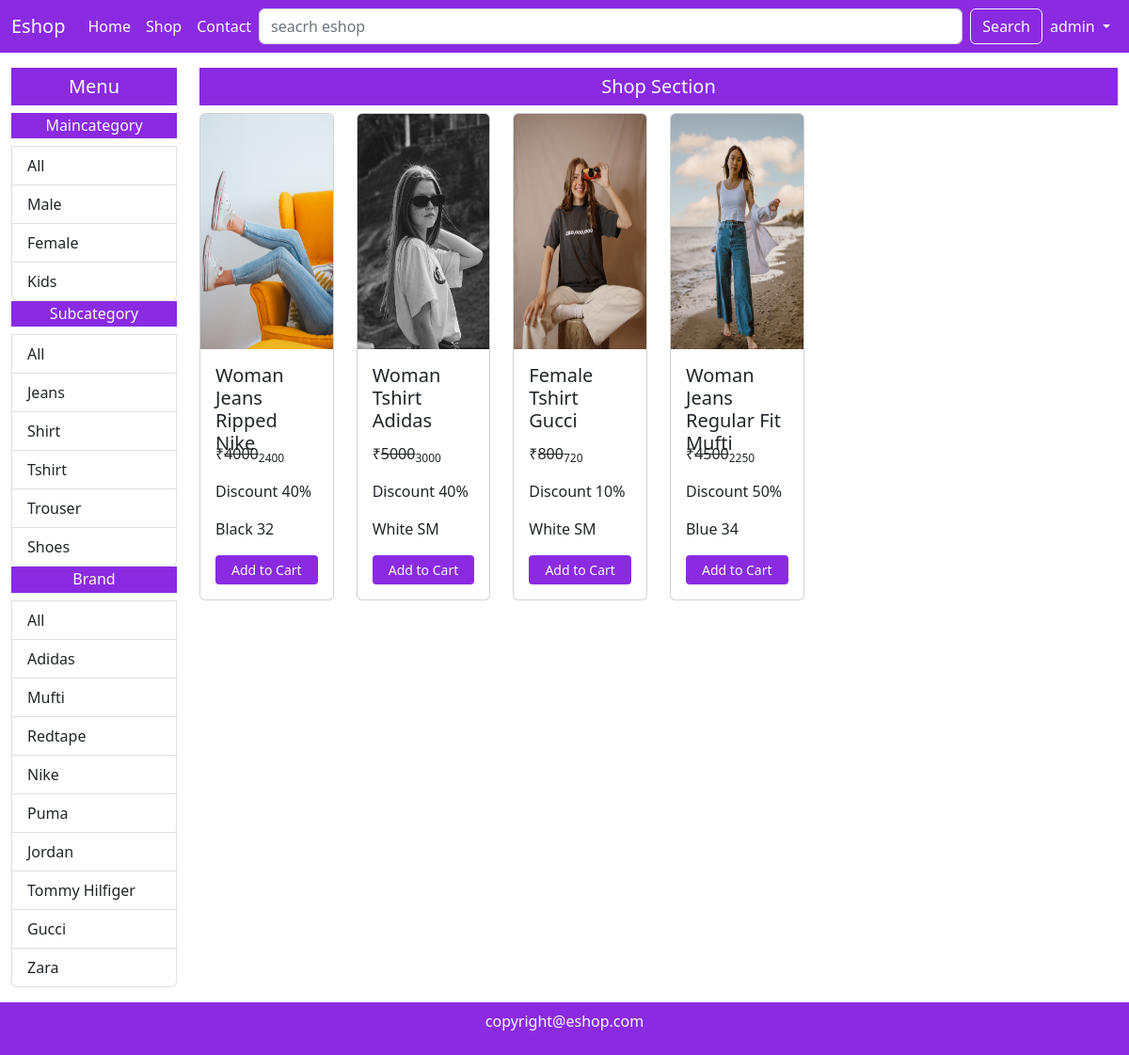
Screenshot of /shop/Female/All/All/ (signed in) with the database file from the repository.
### mainApp/models.py (models this page shows, shortened)
class Maincategory(models.Model):
    id = models.AutoField(primary_key=True)
    name = models.CharField(max_length=20)

class Subcategory(models.Model):
    id = models.AutoField(primary_key=True)
    name = models.CharField(max_length=20)

class Brand(models.Model):
    id = models.AutoField(primary_key=True)
    name = models.CharField(max_length=20)

class Product(models.Model):
    id = models.AutoField(primary_key=True)
    name = models.CharField(max_length=50)
    maincategory = models.ForeignKey(Maincategory,on_delete=models.CASCADE)
    subcategory = models.ForeignKey(Subcategory,on_delete=models.CASCADE)
    brand = models.ForeignKey(Brand,on_delete=models.CASCADE)
    color = models.CharField(max_length=20)
    size = models.CharField(max_length=20)
    stock = models.CharField(max_length=20,default="In Stock",null=True,blank=True)
    description = models.TextField()
    baseprice = models.IntegerField()
    discount = models.IntegerField(default=0,null=True,blank=True)
    finalprice = models.IntegerField()
    pic1 = models.ImageField(upload_to="uploads",default="",null=True,blank=True)
    pic2 = models.ImageField(upload_to="uploads",default="",null=True,blank=True)
    pic3 = models.ImageField(upload_to="uploads",default="",null=True,blank=True)
    pic4 = models.ImageField(upload_to="uploads",default="",null=True,blank=True)

### mainApp/views.py (the view)
# urls.py: path('shop/<str:mc>/<str:sc>/<str:br>/',views.shop),
def shop(Request,mc,sc,br):
    if(mc=='All' and sc=='All' and br=='All'):
        data = Product.objects.all().order_by('id').reverse()
    elif(mc!='All' and sc=='All' and br=='All'):
        data = Product.objects.filter(maincategory=Maincategory.objects.get(name=mc)).order_by('id').reverse()
    elif(mc=='All' and sc!='All' and br=='All'):
        data = Product.objects.filter(subcategory=Subcategory.objects.get(name=sc)).order_by('id').reverse()
    elif(mc=='All' and sc=='All' and br!='All'):
        data = Product.objects.filter(brand=Brand.objects.get(name=br)).order_by('id').reverse()
    elif(mc!='All' and sc!='All' and br=='All'):
        data = Product.objects.filter(maincategory=Maincategory.objects.get(name=mc),subcategory=Subcategory.objects.get(name=sc)).order_by('id').reverse()
    elif(mc!='All' and sc=='All' and br!='All'):
        data = Product.objects.filter(maincategory=Maincategory.objects.get(name=mc),brand=Brand.objects.get(name=br)).order_by('id').reverse()
    elif(mc=='All' and sc!='All' and br!='All'):
        data = Product.objects.filter(brand=Brand.objects.get(name=br),subcategory=Subcategory.objects.get(name=sc)).order_by('id').reverse()
    else:
        data = Product.objects.filter(maincategory=Maincategory.objects.get(name=mc),brand=Brand.objects.get(name=br),subcategory=Subcategory.objects.get(name=sc)).order_by('id').reverse()
    maincategory = Maincategory.objects.all()
    subcategory = Subcategory.objects.all()
    brand = Brand.objects.all()
    return render(Request,"shop.html",{'data':data,'maincategory':maincategory,'subcategory':subcategory,'brand':brand,'mc':mc,'sc':sc,'br':br})

### mainApp/templates/shop.html (shortened to what this page needs)
{% extends 'index.html' %}
{% block content %}
<div class="container-fluid">
    <div class="row my-3">
        <div class="col-lg-2 col-md-3 col-sm-6 col-12">
            <h5 class="background text-light text-center p-2">Menu</h5>
            <div class="list-group">
                <h6 class="background text-light text-center p-1">Maincategory</h6>
                <a href="/shop/All/{{sc}}/{{br}}/" class="list-group-item list-group-item-action">All</a>
                {% for i in maincategory %}
                <a href="/shop/{{i.name}}/{{sc}}/{{br}}/" class="list-group-item list-group-item-action">{{i.name}}</a>
                {% endfor %}
            </div>
            <div class="list-group">
                <h6 class="background text-light text-center p-1">Subcategory</h6>
                <a href="/shop/{{mc}}/All/{{br}}/" class="list-group-item list-group-item-action">All</a>
                {% for i in subcategory %}
                <a href="/shop/{{mc}}/{{i.name}}/{{br}}/" class="list-group-item list-group-item-action">{{i.name}}</a>
                {% endfor %}
            </div>
            <div class="list-group">
                <h6 class="background text-light text-center p-1">Brand</h6>
                <a href="/shop/{{mc}}/{{sc}}/All/" class="list-group-item list-group-item-action">All</a>
                {% for i in brand %}
                <a href="/shop/{{mc}}/{{sc}}/{{i.name}}/" class="list-group-item list-group-item-action">{{i.name}}</a>
                {% endfor %}
            </div>
        </div>
        <div class="col-lg-10 col-md-9 col-sm-6 col-12">
            <h5 class="background text-center text-light p-2">Shop Section</h5>
            <div class="row">
                {% for i in data %}
                <div class="col-xl-2 col-lg-3 col-md-4 col-sm-6 col-12 mb-3">
                    <div class="card">
                        <img src="{{i.pic1.url}}" height="250px" class="card-img-top" alt="...">
                        <div class="card-body">
                            <h5 class="card-title">{{i.name}}</h5>
                            <p class="card-text">&#8377;<del>{{i.baseprice}}</del><sub>{{i.finalprice}}</sub></p>
                            <p class="card-text">Discount {{i.discount}}%</p>
                            <p class="card-text">{{i.color}} {{i.size}}</p>
                            <a href="/single_product/{{i.id}}" class="btn background text-light w-100 btn-sm">Add to Cart</a>
                        </div>
                    </div>
                </div>
                {% endfor %}
            </div>
        </div>
    </div>
</div>
{% endblock %}

### mainApp/templates/index.html (shortened to what this page needs)
{% load static %}
<!DOCTYPE html>
<html lang="en">
<head>
    <link href="https://cdn.jsdelivr.net/npm/bootstrap@5.2.2/dist/css/bootstrap.min.css" rel="stylesheet">
    <link rel="stylesheet" href="https://cdn.jsdelivr.net/npm/bootstrap-icons@1.3.0/font/bootstrap-icons.css">
    <link rel="stylesheet" href="{% static 'css/style.css'%}">
</head>
<body>
    <nav class="navbar navbar-expand-lg background sticky-top">
        <div class="container-fluid">
            <a class="navbar-brand text-light" href="/">Eshop</a>
            <div class="collapse navbar-collapse" id="navbarSupportedContent">
                <ul class="navbar-nav me-auto mb-2 mb-lg-0">
                    <li class="nav-item">
                        <a class="nav-link text-light active" aria-current="page" href="/">Home</a>
                    </li>
                    <li class="nav-item">
                        <a class="nav-link text-light" href="/shop/All/All/All">Shop</a>
                    </li>
                    <li class="nav-item">
                        <a class="nav-link text-light" href="/contact/">Contact</a>
                    </li>
                </ul>
                <form class="d-flex w-100" role="search" action="/search/" method="post">
                    <input class="form-control me-2" name="search" type="search" placeholder="seacrh eshop" aria-label="Search">
                    <button class="btn btn-outline-light" type="submit">Search</button>
                </form>
                <ul class="navbar-nav me-auto mb-2 mb-lg-0">
                    {% if request.user.is_authenticated %}
                    <li class="nav-item dropdown">
                        <a class="nav-link text-light dropdown-toggle" href="#" role="button" data-bs-toggle="dropdown"
                            aria-expanded="false">
                            {{request.user.username}}
                        </a>
                    </li>
                    {% else %}
                    <li class="nav-item">
                        <a class="nav-link text-light" href="/login/">Login</a>
                    </li>
                    {% endif %}
                </ul>
            </div>
        </div>
    </nav>
    {% block content %}{% endblock %}
    <footer class="background text-light text-center p-2">
        <p>copyright@eshop.com</p>
    </footer>
</body>
</html>

### mainApp/static/css/style.css (style rules this page uses)
.background { background-color: blueviolet; }
.card-title { height: 75px; }

### rows the page displays
Maincategory: name "Male"
Maincategory: name "Female"
Maincategory: name "Kids"
Subcategory: name "Jeans"
Subcategory: name "Shirt"
Subcategory: name "Tshirt"
Subcategory: name "Trouser"
Subcategory: name "Shoes"
Brand: name "Adidas"
Brand: name "Mufti"
Brand: name "Redtape"
Brand: name "Nike"
Brand: name "Puma"
Brand: name "Jordan"
Brand: name "Tommy Hilfiger"
Brand: name "Gucci"
Brand: name "Zara"
Product: pic1 (picture), name "Woman Jeans Ripped Nike", baseprice "4000", finalprice "2400", discount "40", color "Black", size "32"
Product: pic1 (picture), name "Woman Tshirt Adidas", baseprice "5000", finalprice "3000", discount "40", color "White", size "SM"
Product: pic1 (picture), name "Female Tshirt Gucci", baseprice "800", finalprice "720", discount "10", color "White", size "SM"
Product: pic1 (picture), name "Woman Jeans Regular Fit Mufti", baseprice "4500", finalprice "2250", discount "50", color "Blue", size "34"

### other values shown
{{ request.user.username }} "admin"
